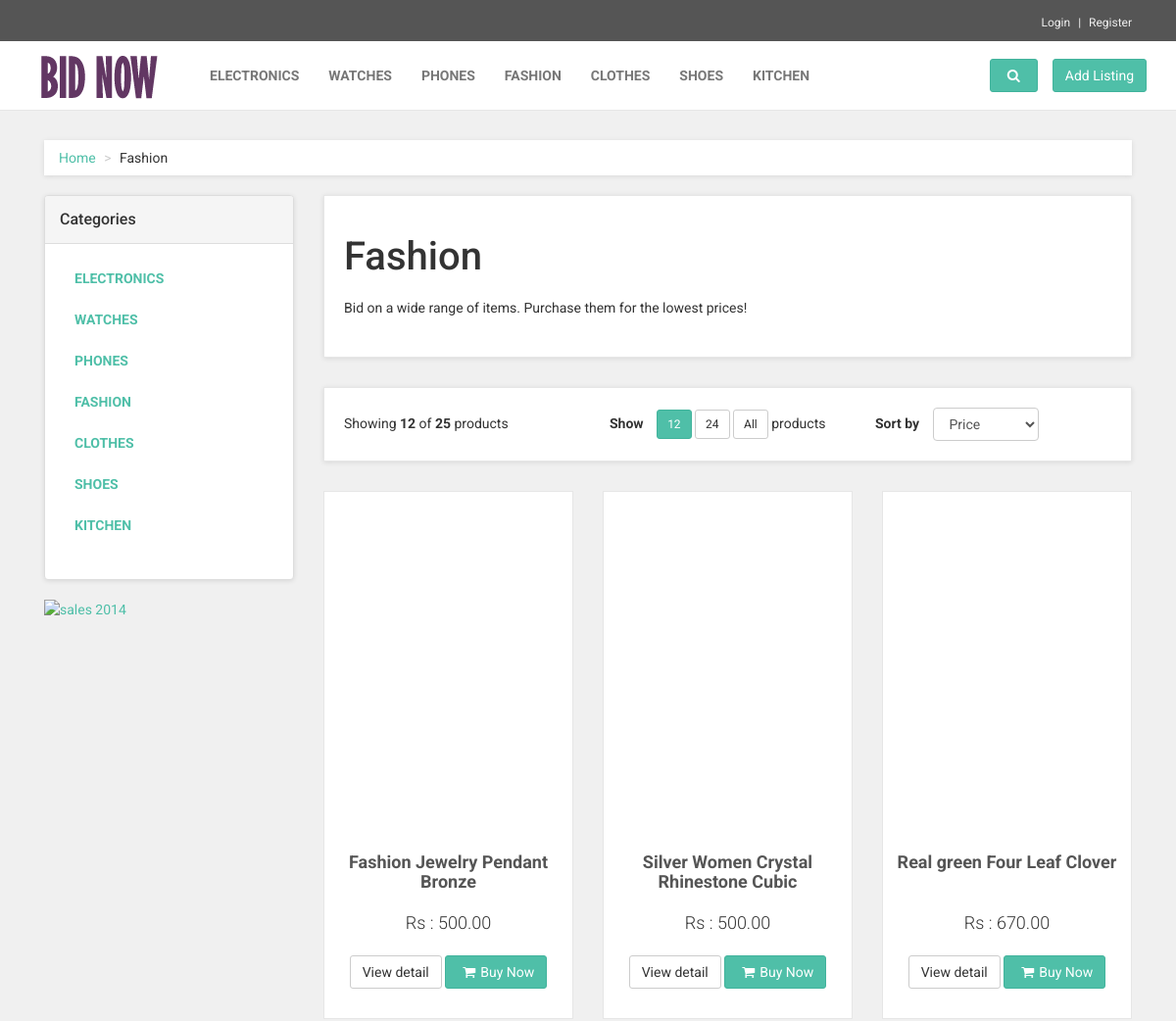
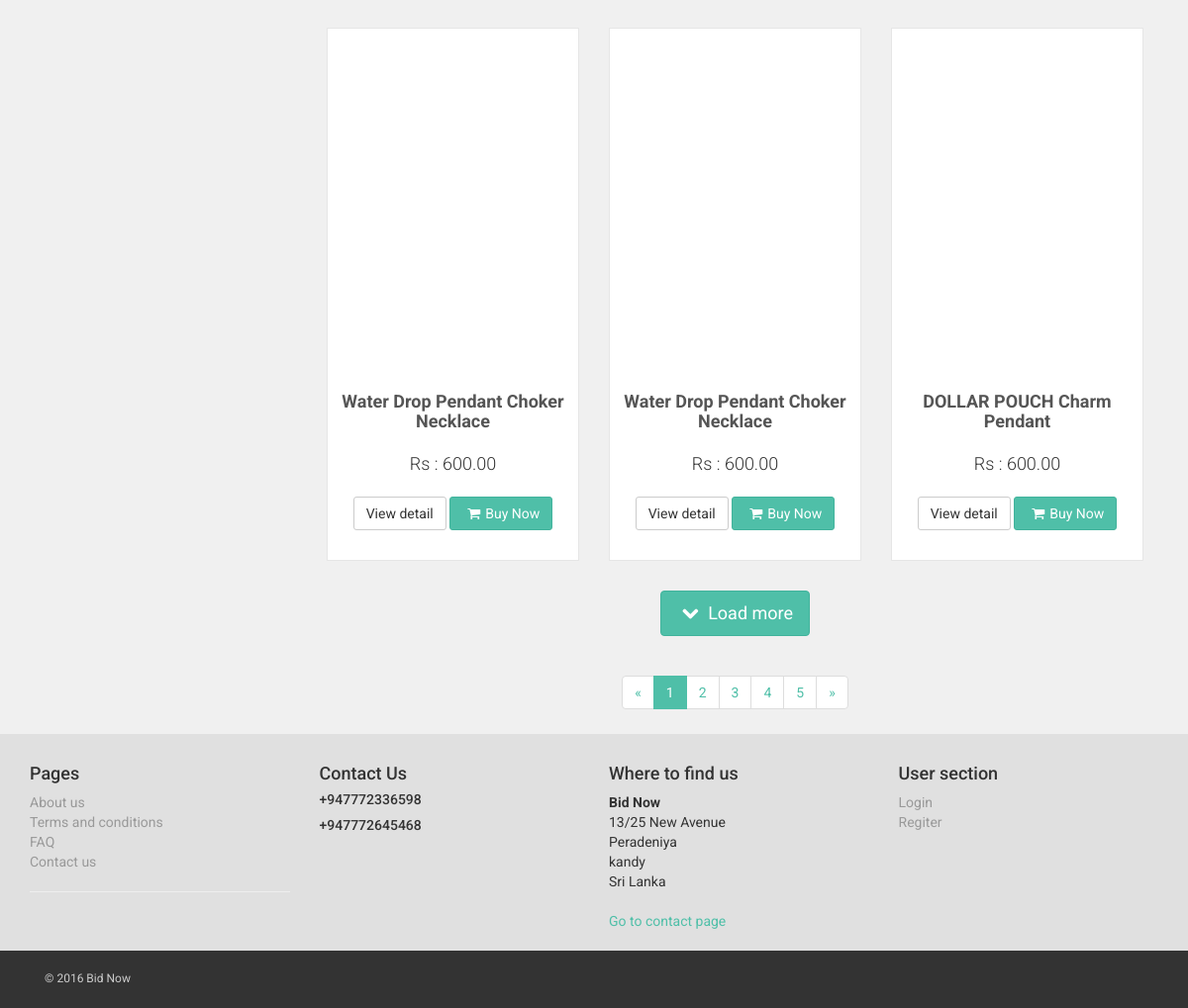
Page /BidNow/category.php?CategoryID=4 on the committed database (2 pictures, top to bottom).
### tables this page shows
CREATE TABLE IF NOT EXISTS `category` (
  `CategoryID` int(10) NOT NULL,
  `Category` varchar(20) NOT NULL
);

CREATE TABLE IF NOT EXISTS `item` (
  `ItemID` int(10) NOT NULL,
  `ItemName` varchar(50) NOT NULL,
  `SellerID` int(10) DEFAULT NULL,
  `StartingPrice` int(6) NOT NULL,
  `ExpectedPrice` int(6) NOT NULL,
  `CurrentPrice` int(6) DEFAULT NULL,
  `PhotosID` varchar(20) DEFAULT NULL,
  `Description` varchar(6000) DEFAULT NULL,
  `CategoryID` int(10) NOT NULL,
  `EndTime` datetime NOT NULL
);

### BidNow/category.php (the view, shortened to what this page needs)
<!DOCTYPE html>
<html lang="en">
<head>
    <link href="css/font-awesome.css" rel="stylesheet">
    <link href="css/bootstrap.min.css" rel="stylesheet">
    <link href="css/animate.min.css" rel="stylesheet">
    <link href="css/owl.carousel.css" rel="stylesheet">
    <link href="css/owl.theme.css" rel="stylesheet">
    <link href="css/style.default.css" rel="stylesheet" id="theme-stylesheet">
    <link href="css/custom.css" rel="stylesheet">
</head>
<body>
    <?php include 'header.php';?>
    <?php
                 $CategoryID = $_GET['CategoryID'];
                 $query = "SELECT * FROM item Where CategoryID=$CategoryID";
                 $result = mysqli_query($db, $query);
                 $list = mysqli_fetch_array($result);
                 $query2 = "SELECT * FROM category Where CategoryID=$CategoryID";
                 $result2 = mysqli_query($db, $query2);
                 $CategoryName = mysqli_fetch_array($result2);
                            ?>
    <div id="all">
        <div id="content">
            <div class="container">
                <div class="col-md-12">
                    <ul class="breadcrumb">
                        <li><a href="#">Home</a>
                        </li>
                        <li><?php echo $CategoryName['Category'];?></li>
                    </ul>
                </div>
                <div class="col-md-3">
                   <div class="panel panel-default sidebar-menu">
                        <div class="panel-heading">
                            <h3 class="panel-title">Categories</h3>
                        </div>
                        <div class="panel-body">
                            <ul class="nav nav-pills nav-stacked category-menu">
                            <?php
                             $result1 = mysqli_query($db, $query1);
                             $categories = mysqli_fetch_array($result1);
                             while($categories) {
                               ?>
                                <li>
                                    <a href="category.php?CategoryID=<?php echo $categories['CategoryID'] ?>"><?php echo $categories['Category'];?> </a>
                                </li>
                                 <?php $categories = $result1->fetch_assoc();} ?>
                            </ul>
                        </div>
                    </div>
                    <div class="banner">
                        <a href="#">
                            <img src="img/banner.jpg" alt="sales 2014" class="img-responsive">
                        </a>
                    </div>
                </div>
                <div class="col-md-9">
                    <div class="box">
                        <h1><?php echo $CategoryName['Category'];?></h1>
                        <p>Bid on a wide range of items. Purchase them for the lowest prices!</p>
                    </div>
                    <div class="box info-bar">
                        <div class="row">
                            <div class="col-sm-12 col-md-4 products-showing">
                                Showing <strong>12</strong> of <strong>25</strong> products
                            </div>
                            <div class="col-sm-12 col-md-8  products-number-sort">
                                <div class="row">
                                    <form class="form-inline">
                                        <div class="col-md-6 col-sm-6">
                                            <div class="products-number">
                                                <strong>Show</strong>  <a href="#" class="btn btn-default btn-sm btn-primary">12</a>  <a href="#" class="btn btn-default btn-sm">24</a>  <a href="#" class="btn btn-default btn-sm">All</a> products
                                            </div>
                                        </div>
                                        <div class="col-md-6 col-sm-6">
                                            <div class="products-sort-by">
                                                <strong>Sort by</strong>
                                                <select name="sort-by" class="form-control">
                                                    <option>Price</option>
                                                </select>
                                            </div>
                                        </div>
                                    </form>
                                </div>
                            </div>
                        </div>
                    </div>
                    <div class="row products">
                    <?php
                        while($list) {
                        ?>
                        <div class="col-md-4 col-sm-6">
                            <div class="product">
                                <div class="text">
                                    <h3><a href="detail.php?ItemNo=<?php echo $list['ItemID'] ?>"><?php echo $list['ItemName'] ?></a></h3>
                                    <p class="price">Rs : <?php echo number_format($list['CurrentPrice'],2);?></p>
                                    <p class="buttons">
                                        <a href="detail.php?ItemNo=<?php echo $list['ItemID'] ?>" class="btn btn-default">View detail</a>
                                        <a href="basket.html" class="btn btn-primary"><i class="fa fa-shopping-cart"></i>Buy Now</a>
                                    </p>
                                </div>
                            </div>
                        </div>
                       <?php
                        $list = $result->fetch_assoc(); }
                        ?>
                    </div>
                    <div class="pages">
                        <p class="loadMore">
                            <a href="#" class="btn btn-primary btn-lg"><i class="fa fa-chevron-down"></i> Load more</a>
                        </p>
                        <ul class="pagination">
                            <li><a href="#">&laquo;</a>
                            </li>
                            <li class="active"><a href="#">1</a>
                            </li>
                            <li><a href="#">2</a>
                            </li>
                            <li><a href="#">3</a>
                            </li>
                            <li><a href="#">4</a>
                            </li>
                            <li><a href="#">5</a>
                            </li>
                            <li><a href="#">&raquo;</a>
                            </li>
                        </ul>
                    </div>
                </div>
            </div>
        </div>
<?php include 'footer.php';?>
</body>
</html>

### BidNow/header.php (shortened to what this page needs)
<div id="top">
    <div class="container">
        <div class="col-md-6 offer" data-animate="fadeInDown">
        </div>
        <div class="col-md-6" data-animate="fadeInDown">
            <ul class="menu">
                <?php
                if(isset($_SESSION['username'])) {
                    echo '
                    <li><i style="color:white; margin-right:5px" class="fa fa-user" aria-hidden="true"></i>
                    	<a href="userItems.php">'.$_SESSION["username"].'</a></li>
                    <li><a href="logout.php">Logout</a></li>
                    ';
                } else {
                    echo '
                    <li><a href="register.php">Login</a></li>
                    <li><a href="register.php">Register</a></li>
                    ';
                }
                ?>
            </ul>
        </div>
    </div>
</div>
<div class="navbar navbar-default yamm" role="navigation" id="navbar">
    <div class="container">
        <div class="navbar-header">
            <a class="navbar-brand home" href="index.php" data-animate-hover="bounce">
                <img src="img/logo.png" alt="Obaju logo" class="hidden-xs">
            </a>
        </div>
        <div class="navbar-collapse collapse" id="navigation">
            <ul class="nav navbar-nav navbar-left">
            <?php
         $db = mysqli_connect('localhost','root','','shop')
         or die('Error connecting to MySQL server.');
         $query1 = "SELECT * FROM category ";
         $result1 = mysqli_query($db, $query1);
         $categories = mysqli_fetch_array($result1);
            while($categories) {
                ?>
                <li class="inactive"><a href="category.php?CategoryID=<?php echo $categories['CategoryID'] ?>">
                <?php echo $categories["Category"];?></a>
                </li>
               <?php $categories = $result1->fetch_assoc();} ?>
            </ul>
        </div>
        <div class="navbar-buttons">
            <div class="navbar-collapse collapse right" id="basket-overview">
                <a href="addlisting.php" class="btn btn-primary navbar-btn"><span class="hidden-sm">Add Listing</span></a>
            </div>
            <div class="navbar-collapse collapse right" id="search-not-mobile">
                <button type="button" class="btn navbar-btn btn-primary" data-toggle="collapse" data-target="#search">
                    <i class="fa fa-search"></i>
                </button>
            </div>
        </div>
    </div>
</div>

### rows in the picture
category: Category "ELECTRONICS"
category: Category "WATCHES"
category: Category "PHONES"
category: Category "FASHION", Category "Fashion"
category: Category "CLOTHES"
category: Category "SHOES"
category: Category "KITCHEN"
item: ItemName "Fashion Jewelry Pendant Bronze", CurrentPrice "500.00"
item: ItemName "Silver Women Crystal Rhinestone Cubic", CurrentPrice "500.00"
item: ItemName "Real green Four Leaf Clover", CurrentPrice "670.00"
item: ItemName "Water Drop Pendant Choker Necklace", CurrentPrice "600.00"
item: ItemName "Water Drop Pendant Choker Necklace", CurrentPrice "600.00"
item: ItemName "DOLLAR POUCH Charm Pendant", CurrentPrice "600.00"
